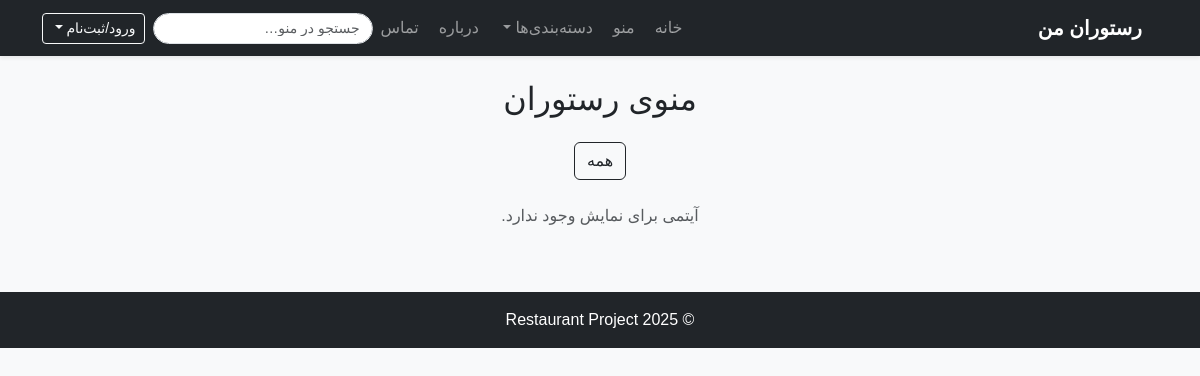
The app's page /menu/نهار/, older data.
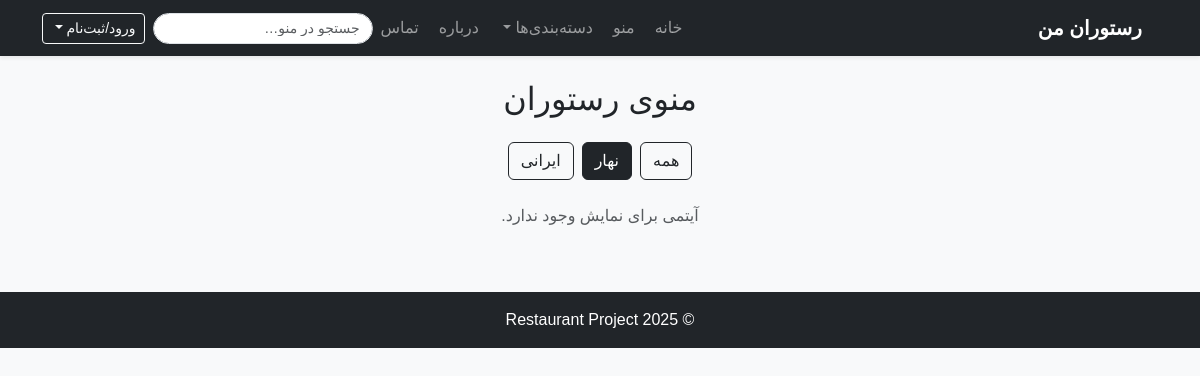
The same page, newer data.
### app/models.py (models this page shows, shortened)
class FoodType(models.Model):
    title = models.CharField(max_length=255)

### app/views.py (the view)
# urls.py: path("menu/", views.Menu.as_view(), name="menu"),
class Menu(generic.ListView):
    model = Food
    context_object_name = "foods"
    template_name = "menu.html"
    def get_queryset(self):
        qs = Food.objects.all().prefetch_related("food_types")
        type_title = self.kwargs.get("type_title")
        if type_title:
            qs = qs.filter(food_types__title=type_title)
        q = self.request.GET.get("q")
        if q:
            qs = qs.filter(name__icontains=q)
        return qs.distinct()
    def get_context_data(self, **kwargs):
        context = super().get_context_data(**kwargs)
        context["food_types"] = FoodType.objects.all()
        context["active_type"] = self.kwargs.get("type_title")
        return context

### templates/menu.html (shortened to what this page needs)
{% extends 'base.html' %}
{% block content %}
<h2 class="mb-4 text-center">منوی رستوران</h2>
<div class="d-flex flex-wrap gap-2 mb-4 justify-content-center">
  <a class="btn btn-outline-dark {% if not active_type %}active{% endif %}" href="{% url 'menu' %}">همه</a>
  {% for t in food_types %}
    <a class="btn btn-outline-dark {% if active_type == t.title %}active{% endif %}"
       href="{% url 'menu_by_type' t.title %}">
      {{ t.title }}
    </a>
  {% endfor %}
</div>
<div class="row">
  {% for food in foods %}
    <div class="col-md-4 mb-4">
      <div class="card h-100">
        {% if food.image %}
          <img src="{{ food.image.url }}" class="card-img-top" alt="{{ food.name }}">
        {% else %}
          <img src="https://via.placeholder.com/300x200?text={{ food.name }}" class="card-img-top" alt="{{ food.name }}">
        {% endif %}
        <div class="card-body text-center">
          <h5 class="card-title">{{ food.name }}</h5>
          <p class="card-text">{{ food.description }}</p>
          <span class="badge bg-success">{{ food.price }} تومن</span>
          <div class="mt-3">
            <a class="btn btn-primary" href="{% url 'detail' food.pk %}">جزئیات</a>
            <a class="btn btn-outline-success" href="{% url 'order' food.pk %}">سفارش</a>
          </div>
        </div>
      </div>
    </div>
  {% empty %}
    <p class="text-center text-muted">آیتمی برای نمایش وجود ندارد.</p>
  {% endfor %}
</div>
{% endblock %}

Row changes from the older to the newer data that the page shows:
added FoodType: title "نهار"
added FoodType: title "ایرانی"
